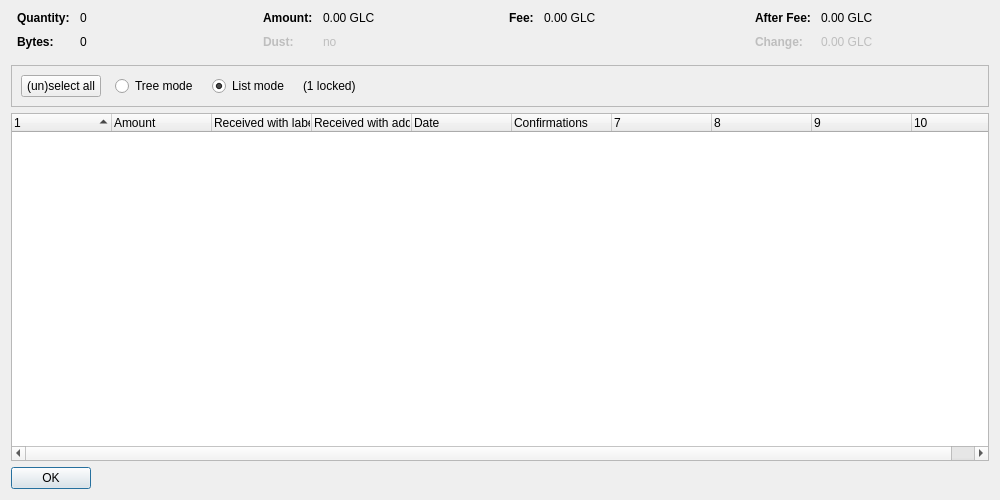
<?xml version="1.0" encoding="UTF-8"?>
<ui version="4.0">
 <class>CoinControlDialog</class>
 <widget class="QDialog" name="CoinControlDialog">
  <property name="geometry">
   <rect>
    <x>0</x>
    <y>0</y>
    <width>1000</width>
    <height>500</height>
   </rect>
  </property>
  <property name="windowTitle">
   <string>Coin Selection</string>
  </property>
  <layout class="QVBoxLayout" name="verticalLayout">
   <item>
    <layout class="QHBoxLayout" name="horizontalLayoutTop" stretch="0,0,0,0">
     <property name="topMargin">
      <number>0</number>
     </property>
     <property name="bottomMargin">
      <number>10</number>
     </property>
     <item>
      <layout class="QFormLayout" name="formLayoutCoinControl1">
       <property name="horizontalSpacing">
        <number>10</number>
       </property>
       <property name="verticalSpacing">
        <number>10</number>
       </property>
       <property name="leftMargin">
        <number>6</number>
       </property>
       <property name="rightMargin">
        <number>6</number>
       </property>
       <item row="0" column="0">
        <widget class="QLabel" name="labelCoinControlQuantityText">
         <property name="font">
          <font>
           <weight>75</weight>
           <bold>true</bold>
          </font>
         </property>
         <property name="text">
          <string>Quantity:</string>
         </property>
        </widget>
       </item>
       <item row="0" column="1">
        <widget class="QLabel" name="labelCoinControlQuantity">
         <property name="cursor">
          <cursorShape>IBeamCursor</cursorShape>
         </property>
         <property name="contextMenuPolicy">
          <enum>Qt::ActionsContextMenu</enum>
         </property>
         <property name="text">
          <string notr="true">0</string>
         </property>
         <property name="textInteractionFlags">
          <set>Qt::LinksAccessibleByMouse|Qt::TextSelectableByKeyboard|Qt::TextSelectableByMouse</set>
         </property>
        </widget>
       </item>
       <item row="1" column="0">
        <widget class="QLabel" name="labelCoinControlBytesText">
         <property name="font">
          <font>
           <weight>75</weight>
           <bold>true</bold>
          </font>
         </property>
         <property name="text">
          <string>Bytes:</string>
         </property>
        </widget>
       </item>
       <item row="1" column="1">
        <widget class="QLabel" name="labelCoinControlBytes">
         <property name="cursor">
          <cursorShape>IBeamCursor</cursorShape>
         </property>
         <property name="contextMenuPolicy">
          <enum>Qt::ActionsContextMenu</enum>
         </property>
         <property name="text">
          <string notr="true">0</string>
         </property>
         <property name="textInteractionFlags">
          <set>Qt::LinksAccessibleByMouse|Qt::TextSelectableByKeyboard|Qt::TextSelectableByMouse</set>
         </property>
        </widget>
       </item>
      </layout>
     </item>
     <item>
      <layout class="QFormLayout" name="formLayoutCoinControl2">
       <property name="horizontalSpacing">
        <number>10</number>
       </property>
       <property name="verticalSpacing">
        <number>10</number>
       </property>
       <property name="leftMargin">
        <number>6</number>
       </property>
       <property name="rightMargin">
        <number>6</number>
       </property>
       <item row="0" column="0">
        <widget class="QLabel" name="labelCoinControlAmountText">
         <property name="font">
          <font>
           <weight>75</weight>
           <bold>true</bold>
          </font>
         </property>
         <property name="text">
          <string>Amount:</string>
         </property>
        </widget>
       </item>
       <item row="0" column="1">
        <widget class="QLabel" name="labelCoinControlAmount">
         <property name="cursor">
          <cursorShape>IBeamCursor</cursorShape>
         </property>
         <property name="contextMenuPolicy">
          <enum>Qt::ActionsContextMenu</enum>
         </property>
         <property name="text">
          <string notr="true">0.00 GLC</string>
         </property>
         <property name="textInteractionFlags">
          <set>Qt::LinksAccessibleByMouse|Qt::TextSelectableByKeyboard|Qt::TextSelectableByMouse</set>
         </property>
        </widget>
       </item>
       <item row="1" column="0">
        <widget class="QLabel" name="labelCoinControlLowOutputText">
         <property name="enabled">
          <bool>false</bool>
         </property>
         <property name="font">
          <font>
           <weight>75</weight>
           <bold>true</bold>
          </font>
         </property>
         <property name="text">
          <string>Dust:</string>
         </property>
        </widget>
       </item>
       <item row="1" column="1">
        <widget class="QLabel" name="labelCoinControlLowOutput">
         <property name="enabled">
          <bool>false</bool>
         </property>
         <property name="cursor">
          <cursorShape>IBeamCursor</cursorShape>
         </property>
         <property name="contextMenuPolicy">
          <enum>Qt::ActionsContextMenu</enum>
         </property>
         <property name="text">
          <string notr="true">no</string>
         </property>
         <property name="textInteractionFlags">
          <set>Qt::LinksAccessibleByMouse|Qt::TextSelectableByKeyboard|Qt::TextSelectableByMouse</set>
         </property>
        </widget>
       </item>
      </layout>
     </item>
     <item>
      <layout class="QFormLayout" name="formLayoutCoinControl3">
       <property name="horizontalSpacing">
        <number>10</number>
       </property>
       <property name="verticalSpacing">
        <number>10</number>
       </property>
       <property name="leftMargin">
        <number>6</number>
       </property>
       <property name="rightMargin">
        <number>6</number>
       </property>
       <item row="0" column="0">
        <widget class="QLabel" name="labelCoinControlFeeText">
         <property name="font">
          <font>
           <weight>75</weight>
           <bold>true</bold>
          </font>
         </property>
         <property name="text">
          <string>Fee:</string>
         </property>
        </widget>
       </item>
       <item row="0" column="1">
        <widget class="QLabel" name="labelCoinControlFee">
         <property name="cursor">
          <cursorShape>IBeamCursor</cursorShape>
         </property>
         <property name="contextMenuPolicy">
          <enum>Qt::ActionsContextMenu</enum>
         </property>
         <property name="text">
          <string notr="true">0.00 GLC</string>
         </property>
         <property name="textInteractionFlags">
          <set>Qt::LinksAccessibleByMouse|Qt::TextSelectableByKeyboard|Qt::TextSelectableByMouse</set>
         </property>
        </widget>
       </item>
      </layout>
     </item>
     <item>
      <layout class="QFormLayout" name="formLayoutCoinControl4">
       <property name="horizontalSpacing">
        <number>10</number>
       </property>
       <property name="verticalSpacing">
        <number>10</number>
       </property>
       <property name="leftMargin">
        <number>6</number>
       </property>
       <property name="rightMargin">
        <number>6</number>
       </property>
       <item row="0" column="0">
        <widget class="QLabel" name="labelCoinControlAfterFeeText">
         <property name="font">
          <font>
           <weight>75</weight>
           <bold>true</bold>
          </font>
         </property>
         <property name="text">
          <string>After Fee:</string>
         </property>
        </widget>
       </item>
       <item row="0" column="1">
        <widget class="QLabel" name="labelCoinControlAfterFee">
         <property name="cursor">
          <cursorShape>IBeamCursor</cursorShape>
         </property>
         <property name="contextMenuPolicy">
          <enum>Qt::ActionsContextMenu</enum>
         </property>
         <property name="text">
          <string notr="true">0.00 GLC</string>
         </property>
         <property name="textInteractionFlags">
          <set>Qt::LinksAccessibleByMouse|Qt::TextSelectableByKeyboard|Qt::TextSelectableByMouse</set>
         </property>
        </widget>
       </item>
       <item row="1" column="0">
        <widget class="QLabel" name="labelCoinControlChangeText">
         <property name="enabled">
          <bool>false</bool>
         </property>
         <property name="font">
          <font>
           <weight>75</weight>
           <bold>true</bold>
          </font>
         </property>
         <property name="text">
          <string>Change:</string>
         </property>
        </widget>
       </item>
       <item row="1" column="1">
        <widget class="QLabel" name="labelCoinControlChange">
         <property name="enabled">
          <bool>false</bool>
         </property>
         <property name="cursor">
          <cursorShape>IBeamCursor</cursorShape>
         </property>
         <property name="contextMenuPolicy">
          <enum>Qt::ActionsContextMenu</enum>
         </property>
         <property name="text">
          <string notr="true">0.00 GLC</string>
         </property>
         <property name="textInteractionFlags">
          <set>Qt::LinksAccessibleByMouse|Qt::TextSelectableByKeyboard|Qt::TextSelectableByMouse</set>
         </property>
        </widget>
       </item>
      </layout>
     </item>
    </layout>
   </item>
   <item>
    <widget class="QFrame" name="frame">
     <property name="minimumSize">
      <size>
       <width>0</width>
       <height>40</height>
      </size>
     </property>
     <property name="frameShape">
      <enum>QFrame::StyledPanel</enum>
     </property>
     <property name="frameShadow">
      <enum>QFrame::Sunken</enum>
     </property>
     <layout class="QHBoxLayout" name="horizontalLayout">
      <item>
       <layout class="QHBoxLayout" name="horizontalLayoutPanel" stretch="0,0,0,0,0">
        <property name="spacing">
         <number>14</number>
        </property>
        <item>
         <widget class="QPushButton" name="pushButtonSelectAll">
          <property name="sizePolicy">
           <sizepolicy hsizetype="Maximum" vsizetype="Fixed">
            <horstretch>0</horstretch>
            <verstretch>0</verstretch>
           </sizepolicy>
          </property>
          <property name="text">
           <string>(un)select all</string>
          </property>
          <property name="autoDefault">
           <bool>false</bool>
          </property>
         </widget>
        </item>
        <item>
         <widget class="QRadioButton" name="radioTreeMode">
          <property name="sizePolicy">
           <sizepolicy hsizetype="Maximum" vsizetype="Fixed">
            <horstretch>0</horstretch>
            <verstretch>0</verstretch>
           </sizepolicy>
          </property>
          <property name="text">
           <string>Tree mode</string>
          </property>
         </widget>
        </item>
        <item>
         <widget class="QRadioButton" name="radioListMode">
          <property name="sizePolicy">
           <sizepolicy hsizetype="Maximum" vsizetype="Fixed">
            <horstretch>0</horstretch>
            <verstretch>0</verstretch>
           </sizepolicy>
          </property>
          <property name="text">
           <string>List mode</string>
          </property>
          <property name="checked">
           <bool>true</bool>
          </property>
         </widget>
        </item>
        <item>
         <widget class="QLabel" name="labelLocked">
          <property name="text">
           <string notr="true">(1 locked)</string>
          </property>
         </widget>
        </item>
        <item>
         <spacer name="horizontalSpacer">
          <property name="orientation">
           <enum>Qt::Horizontal</enum>
          </property>
          <property name="sizeHint" stdset="0">
           <size>
            <width>40</width>
            <height>20</height>
           </size>
          </property>
         </spacer>
        </item>
       </layout>
      </item>
     </layout>
    </widget>
   </item>
   <item>
    <widget class="CoinControlTreeWidget" name="treeWidget">
     <property name="contextMenuPolicy">
      <enum>Qt::CustomContextMenu</enum>
     </property>
     <property name="sortingEnabled">
      <bool>false</bool>
     </property>
     <property name="columnCount">
      <number>10</number>
     </property>
     <attribute name="headerShowSortIndicator" stdset="0">
      <bool>true</bool>
     </attribute>
     <attribute name="headerStretchLastSection">
      <bool>false</bool>
     </attribute>
     <column>
      <property name="text">
       <string/>
      </property>
     </column>
     <column>
      <property name="text">
       <string>Amount</string>
      </property>
     </column>
     <column>
      <property name="text">
       <string>Received with label</string>
      </property>
     </column>
     <column>
      <property name="text">
       <string>Received with address</string>
      </property>
     </column>
     <column>
      <property name="text">
       <string>Date</string>
      </property>
     </column>
     <column>
      <property name="text">
       <string>Confirmations</string>
      </property>
      <property name="toolTip">
       <string>Confirmed</string>
      </property>
     </column>
     <column>
      <property name="text">
       <string/>
      </property>
     </column>
     <column>
      <property name="text">
       <string/>
      </property>
     </column>
     <column>
      <property name="text">
       <string/>
      </property>
     </column>
     <column>
      <property name="text">
       <string/>
      </property>
     </column>
    </widget>
   </item>
   <item>
    <widget class="QDialogButtonBox" name="buttonBox">
     <property name="sizePolicy">
      <sizepolicy hsizetype="Maximum" vsizetype="Fixed">
       <horstretch>0</horstretch>
       <verstretch>0</verstretch>
      </sizepolicy>
     </property>
     <property name="orientation">
      <enum>Qt::Horizontal</enum>
     </property>
     <property name="standardButtons">
      <set>QDialogButtonBox::Ok</set>
     </property>
    </widget>
   </item>
  </layout>
 </widget>
 <customwidgets>
  <customwidget>
   <class>CoinControlTreeWidget</class>
   <extends>QTreeWidget</extends>
   <header>coincontroltreewidget.h</header>
  </customwidget>
 </customwidgets>
 <resources/>
 <connections/>
</ui>
